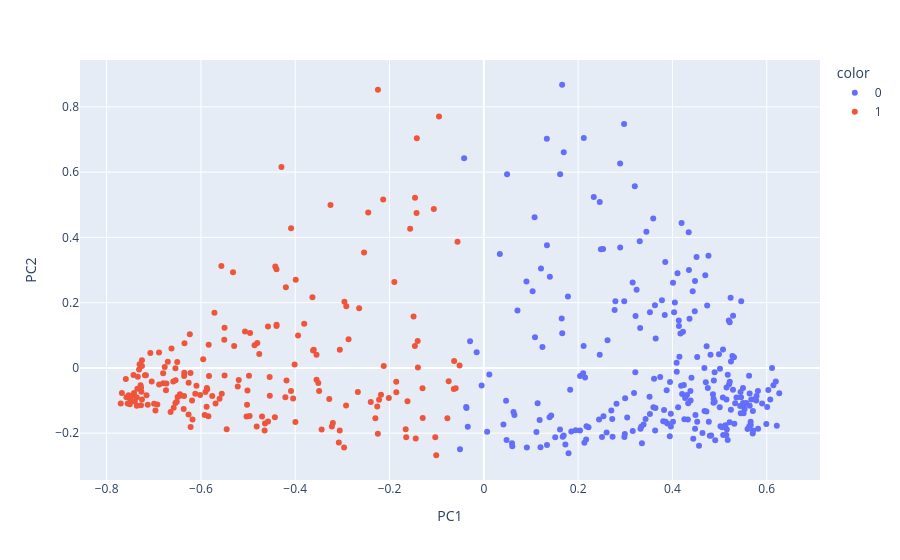

The cell this chart's notebook holds for it:
### Code cell
# Visualiser les classes
scatter_plot(New_df, kmeans_partition)

### Figure 1 — Plotly figure (JSON) as saved in the notebook; plotly's stock layout.template omitted (floating-point values rounded to 4 significant figures; data arrays with more than 128 entries replaced by an {"elided": "..."} marker saying what was removed)
{"data": [{"hovertemplate": "color=0<br>PC1=%{x}<br>PC2=%{y}<extra></extra>", "legendgroup": "0", "marker": {"color": "#636efa", "symbol": "circle"}, "mode": "markers", "name": "0", "orientation": "v", "showlegend": true, "type": "scatter", "x": {"elided": "250 float values"}, "xaxis": "x", "y": {"elided": "250 float values"}, "yaxis": "y"}, {"hovertemplate": "color=1<br>PC1=%{x}<br>PC2=%{y}<extra></extra>", "legendgroup": "1", "marker": {"color": "#EF553B", "symbol": "circle"}, "mode": "markers", "name": "1", "orientation": "v", "showlegend": true, "type": "scatter", "x": {"elided": "190 float values"}, "xaxis": "x", "y": {"elided": "190 float values"}, "yaxis": "y"}], "layout": {"legend": {"title": {"text": "color"}, "tracegroupgap": 0}, "margin": {"t": 60}, "xaxis": {"anchor": "y", "domain": [0.0, 1.0], "title": {"text": "PC1"}}, "yaxis": {"anchor": "x", "domain": [0.0, 1.0], "title": {"text": "PC2"}}}}
